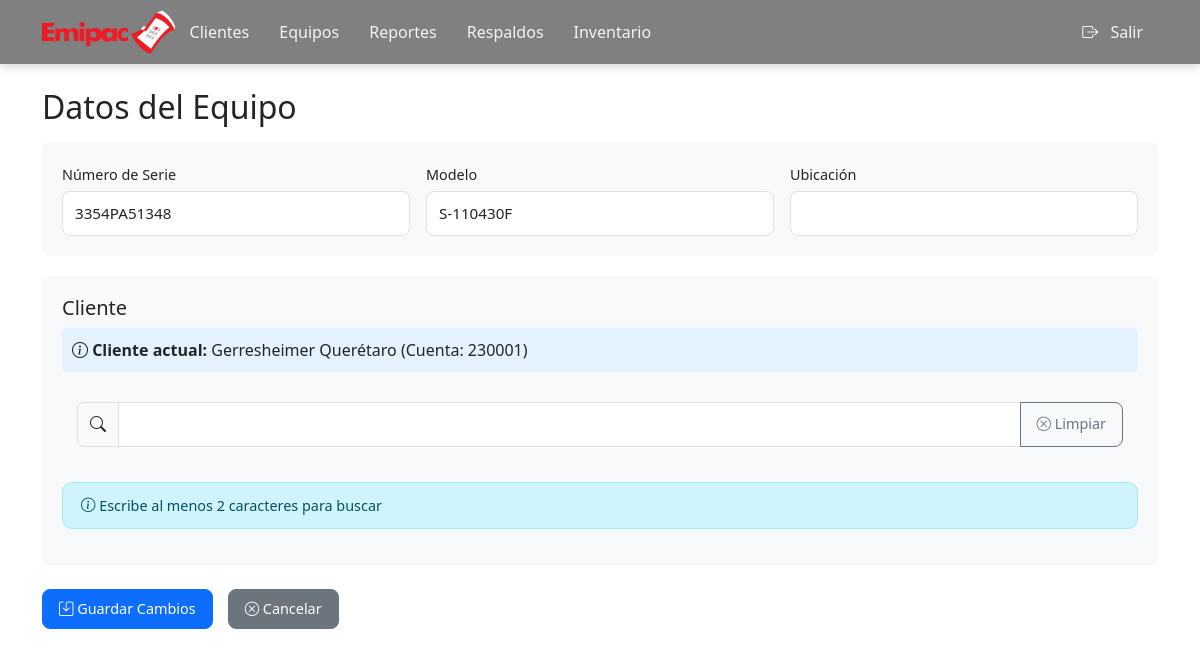
The app's page /public/equipos/editar_equipo.php?id_equipo=42 (signed in) with its own data.
### tables this page shows
CREATE TABLE `equipos` (
  `id_equipo` int(11) NOT NULL AUTO_INCREMENT,
  `no_serie` varchar(100) NOT NULL,
  `modelo` varchar(255) DEFAULT NULL,
  `id_cliente` int(11) DEFAULT NULL,
  `ubicacion` varchar(255) DEFAULT NULL,
  PRIMARY KEY (`id_equipo`),
  KEY `id_cliente` (`id_cliente`),
  CONSTRAINT `equipos_ibfk_1` FOREIGN KEY (`id_cliente`) REFERENCES `clientes` (`id_cliente`) ON DELETE SET NULL
);

CREATE TABLE `clientes` (
  `id_cliente` int(11) NOT NULL AUTO_INCREMENT,
  `nombre` varchar(255) DEFAULT NULL,
  `no_cuenta` varchar(100) NOT NULL,
  `direccion` varchar(255) DEFAULT NULL,
  `encargado` varchar(255) DEFAULT NULL,
  `contrato` varchar(20) DEFAULT NULL,
  PRIMARY KEY (`id_cliente`)
);

### public/equipos/editar_equipo.php (the view, shortened to what this page needs)
<?php
require_once __DIR__ .'/../../config/db.php';
$id_equipo = intval($_GET['id_equipo']);
$sql = "SELECT e.*, c.id_cliente, c.nombre as cliente_nombre, c.no_cuenta
        FROM equipos e
        LEFT JOIN clientes c ON e.id_cliente = c.id_cliente
        WHERE e.id_equipo = ?";
$stmt = mysqli_prepare($conn, $sql);
mysqli_stmt_bind_param($stmt, "i", $id_equipo);
mysqli_stmt_execute($stmt);
$result = mysqli_stmt_get_result($stmt);
$equipo = mysqli_fetch_assoc($result);
?>
<!DOCTYPE html>
<html lang="en">
<head>
    <link rel="stylesheet" href="../assets/css/bootstrap-icons.css">
    <link rel="stylesheet" href="../assets/css/bootstrap.css">
    <link rel="stylesheet" href="../assets/css/responsives.css">
</head>
<body>
    <?php require_once __DIR__ . '/../gestion/menus.php'; ?>
    <div class="container mt-4">
        <h2 class="mb-3">Datos del Equipo</h2>
        <form action="../lib/gestion_equipos.php" id="editForm" method="post">
            <div class="form-section">
                <div class="row g-3">
                    <div class="col-md-4">
                        <label class="form-label">Número de Serie</label>
                        <input type="text" name="no_serie" id="no_serie" class="form-control"
                                value="<?= htmlspecialchars($equipo['no_serie']) ?>" required>
                    </div>
                    <div class="col-md-4">
                        <label class="form-label">Modelo</label>
                        <input type="text" name="modelo" id="modelo" class="form-control"
                                value="<?= htmlspecialchars($equipo['modelo']) ?>">
                    </div>
                    <div class="col-md-4">
                        <label for="" class="form-label">Ubicación</label>
                        <input type="text" name="ubicacion" id="ubicacion" class="form-control"
                                value="<?= htmlspecialchars($equipo['ubicacion']) ?>">
                    </div>
                </div>
            </div>
            <div class="form-section">
                <h5>Cliente</h5>
                <div class="row g-3">
                    <div class="col-md-12">
                        <div class="cliente-actual">
                            <strong><i class="bi bi-info-circle"></i> Cliente actual: </strong>
                            <?php if($equipo['cliente_nombre']): ?>
                                    <?= htmlspecialchars($equipo['cliente_nombre']) ?>
                                    <?php if($equipo['no_cuenta']): ?>
                                        (Cuenta: <?= htmlspecialchars($equipo['no_cuenta']) ?>)
                                    <?php endif; ?>
                            <?php else: ?>
                                <span class="badge bg-secondary">Sin Cliente Asignado</span>
                            <?php endif; ?>
                        </div>
                        <div class="filtro-busqueda">
                            <div class="input-group">
                                <span class="input-group-text">
                                    <i class="bi bi-search"></i>
                                </span>
                                <input type="text" id="buscarCliente" class="form-control">
                                <button type="button" id="btnLimpiarBusqueda" class="btn btn-outline-secondary">
                                    <i class="bi bi-x-circle"></i> Limpiar
                                </button>
                            </div>
                        </div>
                        <div class="resultados-busqueda" id="resultadosBusqueda">
                            <div class="alert alert-info">
                                <i class="bi bi-info-circle"></i> Escribe al menos 2 caracteres para buscar
                            </div>
                        </div>
                    </div>
                </div>
            </div>
            <div class="mt-4 mb-4">
                <div style="display: flex; gap: 15px;">
                    <button type="submit" class="btn btn-primary" id="btnGuardar">
                        <i class="bi bi-save"></i> Guardar Cambios
                    </button>
                    <a href="./ve_equipo.php?id=<?= $equipo['id_equipo'] ?>" class="btn btn-secondary">
                        <i class="bi bi-x-circle"></i> Cancelar
                    </a>
                </div>
            </div>
        </form>
    </div>
</body>
</html>

### public/assets/css/responsives.css (style rules this page uses)
:root { --primary-color: #4361ee; --success-color: #06ffa5; --danger-color: #ef233c; --warning-color: #ffb703; --dark-color: #2b2d42; --light-color: #f8f9fa; }
* { box-sizing: border-box; }
.form-section { background: #f8f9fa; padding: 15px; border-radius: 8px; margin-bottom: 15px; }
.form-control, .form-select { border-radius: 8px; padding: 10px 12px; font-size: 0.95rem; }
.form-label { font-weight: 500; font-size: 0.9rem; margin-bottom: 5px; }
.btn { border-radius: 8px; padding: 8px 16px; font-weight: 500; font-size: 0.9rem; transition: all 0.3s; }
.alert { border-radius: 10px; padding: 12px 18px; font-size: 0.9rem; }
html { scroll-behavior: smooth; }
.btn, .cliente-card, .nav-link { -webkit-tap-highlight-color: transparent; }

### public/equipos/editar_equipo.php (style rules this page uses)
.filtro-busqueda { background-color: #f8f9fa; padding: 15px; border-radius: 8px; margin-bottom: 20px; }
.cliente-actual { background-color: #e3f2fd; padding: 10px; border-radius: 5px; margin-bottom: 15px; }
.resultados-busqueda { max-height: 300px; overflow-y: auto; }
.form-section { background: #f8f9fa; padding: 20px; border-radius: 8px; margin-bottom: 20px; }

### records on screen
equipos: no_serie "3354PA51348", modelo "S-110430F", id_cliente.nombre "Gerresheimer Querétaro", id_cliente.no_cuenta "230001"
